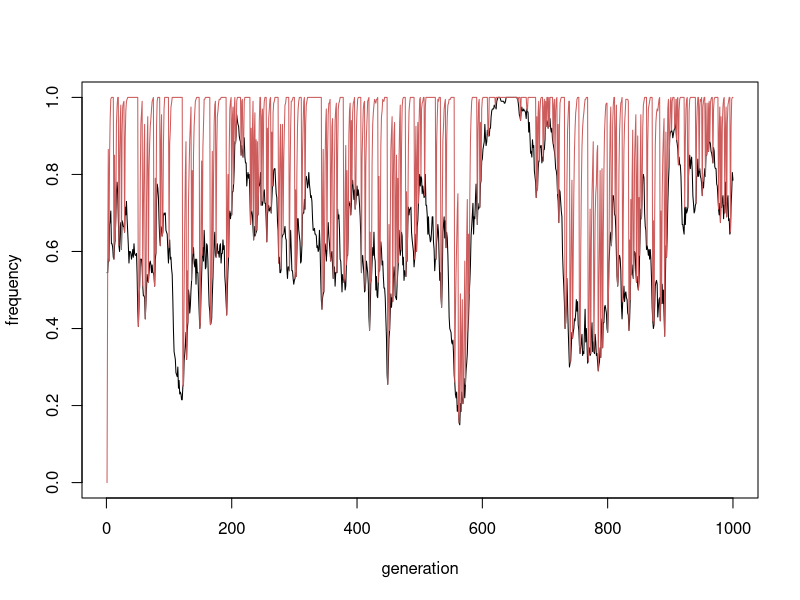
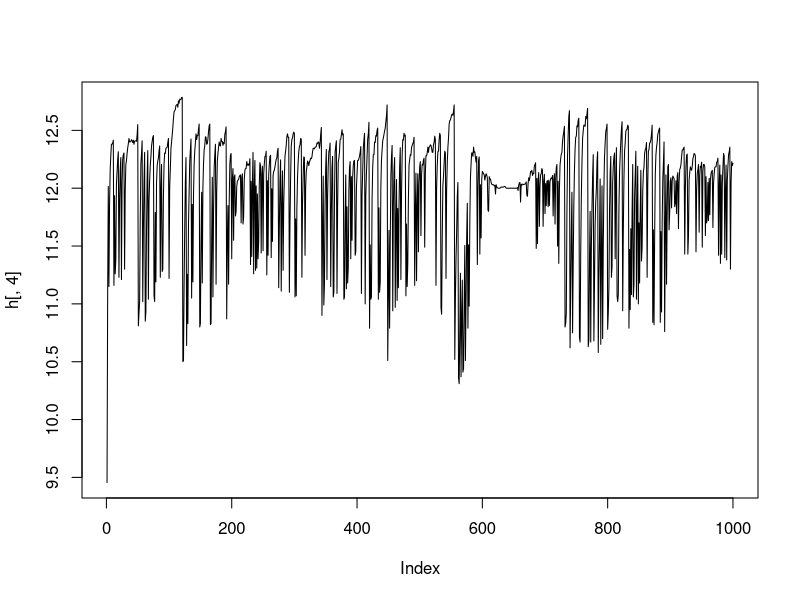
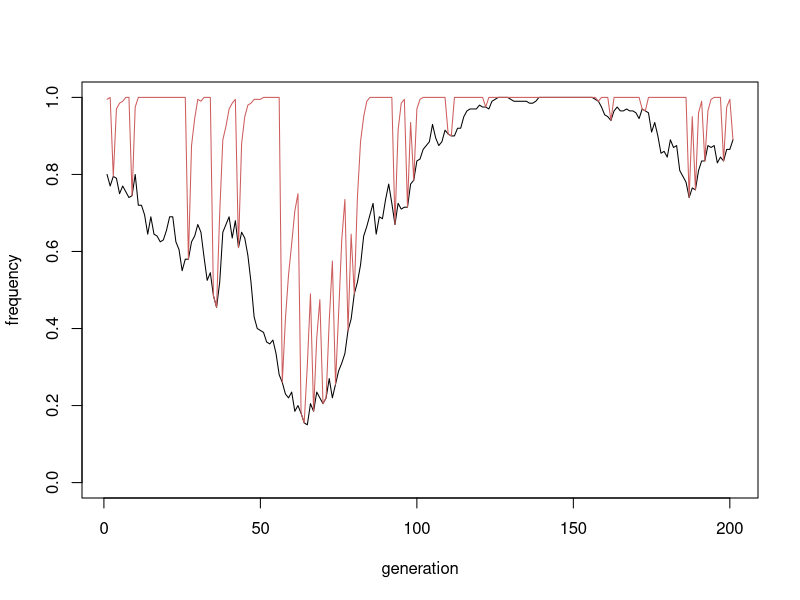

R code for these plots, in order:
# basic evolution social learning
# Rogers' model
# Q: what is the benefit of social learning to a species?

# "Roughgarden method" - after Joan Roughgarden
# three kinds of assumptions
# (1) what is the population structure?
# (2) individual states
# (3) life cycle

# (1) population structure
# finite population, well-mixed (everyone can interact with everyone else)
# population all experiences same environment
# environment changes periodically

# (2) individual states
# heritable states: learning strategies - 
# (a) individual learning: pay a personal cost to figure out what to do - c is cost, s is chance you figure out the right thing
# (b) social learning: pay no cost! copy a random adult and maybe get a good behavior
# b is benefit of doing the right thing

# (3) life cycle
# (a) birth
# (b) environmental change
# (c) babies learn
# (d) all adults die

sim_rogers <- function( 
  num_generations = 1e3,
  population_size = 200,
  c = 1,                 # cost of individual learning
  s = 1,                 # chance learn right thing
  b = 2,                 # benefit of right thing
  w0 = 10,               # baseline fitness
  u = 0.1,               # prob environment changes
  mu = 0.001			   # mutation rate
) 
{
  
  # initialize the population
  population_strategies <- sample( 1:2 , size=population_size , replace=TRUE )
  population_behavior <- rep( 0 , population_size )
  
  # initialize history
  history <- matrix( NA , nrow=num_generations , ncol=4 )
  
  # loop over generations
  for ( t in 1:num_generations ) {
    
    # record history
    # freq of individual learners
    history[t,1] <- sum(population_strategies==1)/population_size
    # freq of social learners
    history[t,2] <- sum(population_strategies==2)/population_size
    # freq of right behavior
    history[t,3] <- sum(population_behavior==1)/population_size
    
    # reproduction / birth
    # compute fitness of each adult
    fitness <- w0 + (population_behavior==1)*b - (population_strategies==1)*c
    # record fitness
    history[t,4] <- mean(fitness)
    # produce babies in proportion to fitness
    babies_strategies <- sample( population_strategies , size=population_size , replace=TRUE , prob=fitness )
    
    # mutation
    for ( i in 1:population_size ) {
      if ( runif(1) < mu )
        babies_strategies[i] <- 3 - babies_strategies[i]
    }#i
    
    # environment changes?
    if ( runif(1) < u ) population_behavior <- rep( 0 , population_size )
    
    # learning
    baby_behavior <- rep( 0 , population_size )
    for ( i in 1:population_size ) {
      if ( babies_strategies[i]==1 )
        if ( runif(1) < s ) baby_behavior[i] <- 1
        if ( babies_strategies[i]==2 )
          baby_behavior[i] <- sample( population_behavior , size=1 )
    }#i
    
    # death and growth
    population_strategies <- babies_strategies
    population_behavior <- baby_behavior
    
    
  }#t
  
  return(history)
  
}# end of sim_rogers

h <- sim_rogers( u=0.2 , b=3 , c=1 , s=1 )

plot( h[,1] , ylim=c(0,1)  , xlab="generation" , ylab="frequency", type="l" )
#lines( 1:nrow(h) , h[,2] , col="purple" )
lines( 1:nrow(h) , h[,3] , col="indianred" )

plot( h[,4] , type="l" )

x <- 500:700
plot( h[x,1] , ylim=c(0,1)  , xlab="generation" , ylab="frequency", type="l" )
#lines( 1:length(x) , h[x,2] , col="purple" )
lines( 1:length(x) , h[x,3] , col="indianred" )

